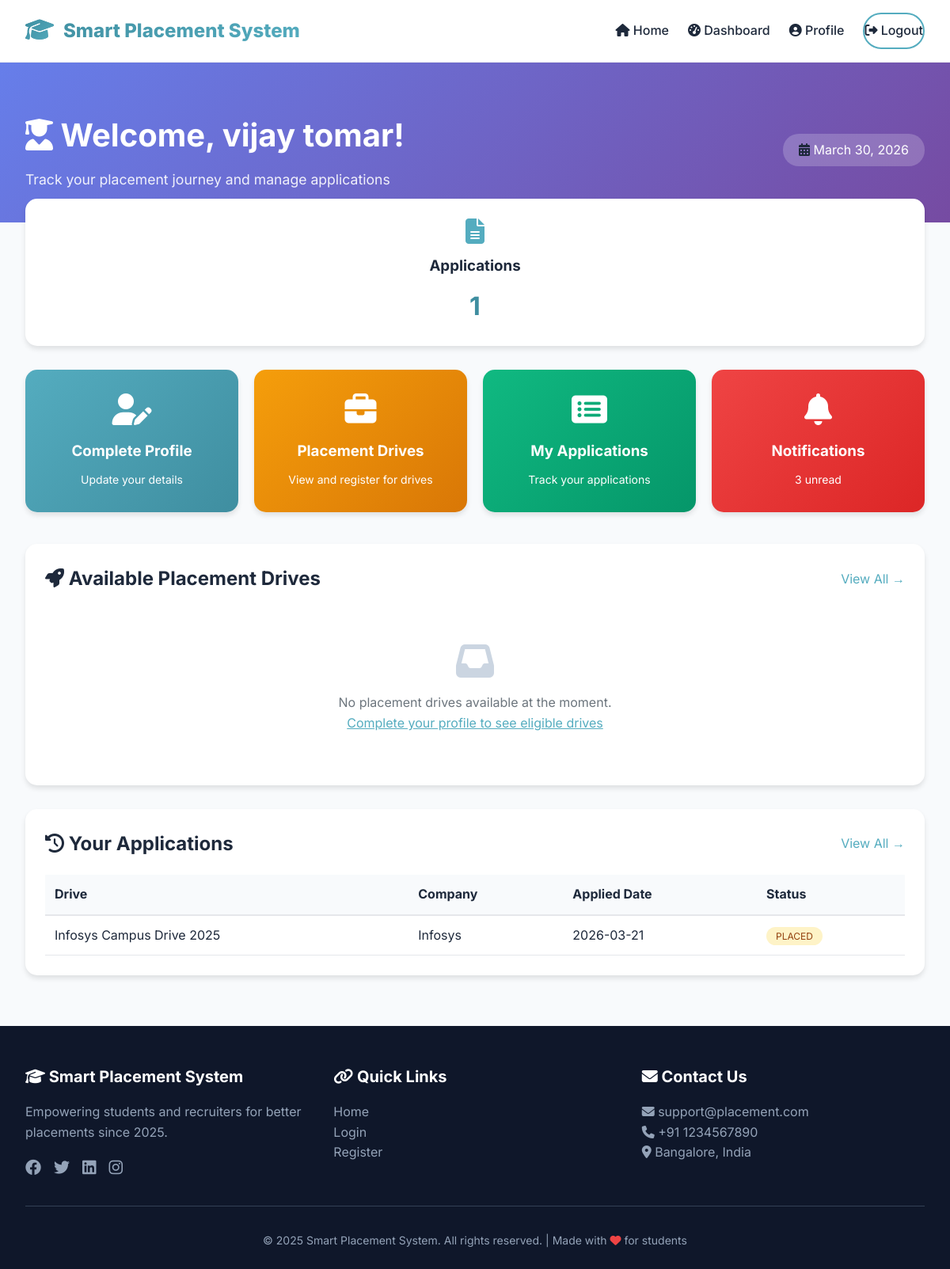
The app's page /student/dashboard (signed in) with its own data.
### models.py (models this page shows, shortened)
class StudentProfile(db.Model):
    __tablename__ = 'student_profiles'
    id = db.Column(db.Integer, primary_key=True)
    user_id = db.Column(db.Integer, db.ForeignKey('users.id'), nullable=False)
    full_name = db.Column(db.String(100), nullable=False)
    roll_number = db.Column(db.String(50), unique=True)
    course = db.Column(db.String(50))
    branch = db.Column(db.String(50))
    cgpa = db.Column(db.Float)
    graduation_year = db.Column(db.Integer)
    phone = db.Column(db.String(15))
    skills = db.Column(db.Text)
    resume_path = db.Column(db.String(200))
    github = db.Column(db.String(200))
    linkedin = db.Column(db.String(200))
    is_profile_complete = db.Column(db.Boolean, default=False)
    created_at = db.Column(db.DateTime, default=datetime.utcnow)
    applications = db.relationship('Application', backref='student', lazy=True, cascade='all, delete-orphan')

class Application(db.Model):
    __tablename__ = 'applications'
    id = db.Column(db.Integer, primary_key=True)
    student_id = db.Column(db.Integer, db.ForeignKey('student_profiles.id'), nullable=False)
    drive_id = db.Column(db.Integer, db.ForeignKey('placement_drives.id'), nullable=False)
    status = db.Column(db.String(20), default='eligible')
    applied_at = db.Column(db.DateTime, default=datetime.utcnow)
    interview_date = db.Column(db.DateTime)
    __table_args__ = (db.UniqueConstraint('student_id', 'drive_id', name='unique_application'),)

class PlacementDrive(db.Model):
    __tablename__ = 'placement_drives'
    id = db.Column(db.Integer, primary_key=True)
    company_id = db.Column(db.Integer, db.ForeignKey('companies.id'), nullable=False)
    title = db.Column(db.String(100), nullable=False)
    description = db.Column(db.Text)
    location = db.Column(db.String(100))
    package = db.Column(db.String(50))
    positions = db.Column(db.Integer)
    application_deadline = db.Column(db.DateTime, nullable=False)
    drive_date = db.Column(db.DateTime)
    is_active = db.Column(db.Boolean, default=True)
    created_at = db.Column(db.DateTime, default=datetime.utcnow)
    applications = db.relationship('Application', backref='drive', lazy=True, cascade='all, delete-orphan')

class Company(db.Model):
    __tablename__ = 'companies'
    id = db.Column(db.Integer, primary_key=True)
    name = db.Column(db.String(100), nullable=False)
    description = db.Column(db.Text)
    industry = db.Column(db.String(50))
    location = db.Column(db.String(100))
    min_cgpa = db.Column(db.Float, default=0)
    eligible_branches = db.Column(db.Text)
    is_active = db.Column(db.Boolean, default=True)
    created_at = db.Column(db.DateTime, default=datetime.utcnow)
    drives = db.relationship('PlacementDrive', backref='company', lazy=True, cascade='all, delete-orphan')

### app.py (the view, shortened to what this page needs)
@app.route('/student/dashboard')
@login_required
def student_dashboard():
    if current_user.role != 'student':
        return redirect(url_for('admin_dashboard'))
    profile = current_user.student_profile
    applications = Application.query.filter_by(student_id=profile.id).all()
    eligible_drives = []
    if profile.cgpa and profile.branch:
        drives = PlacementDrive.query.filter(
            PlacementDrive.is_active == True,
            PlacementDrive.application_deadline > datetime.utcnow()
        ).all()
    stats = {
        'total_applications': len(applications)
    }
    unread_notifications = Notification.query.filter_by(user_id=current_user.id, is_read=False).count()
    return render_template('dashboard/student_dashboard.html',
                         profile=profile,
                         applications=applications,
                         eligible_drives=eligible_drives,
                         stats=stats,
                         unread_notifications=unread_notifications)

### app.py (called while the page is built)
@app.context_processor
def inject_now():
    return {'now': datetime.utcnow()}

@login_manager.user_loader
def load_user(user_id):
    return User.query.get(int(user_id))

### templates/dashboard/student_dashboard.html (shortened to what this page needs)
{% extends "base.html" %}
{% block content %}
<div style="background: linear-gradient(135deg, #667eea 0%, #764ba2 100%); padding: 60px 0 40px;">
    <div class="container">
        <div style="display: flex; justify-content: space-between; align-items: center; flex-wrap: wrap; gap: 20px;">
            <div>
                <h1 style="color: white; font-size: 2.5rem; margin-bottom: 10px;">
                    <i class="fas fa-user-graduate"></i> Welcome, {{ profile.full_name }}!
                </h1>
                <p style="color: rgba(255,255,255,0.9); font-size: 1.1rem;">Track your placement journey and manage applications</p>
            </div>
            <div>
                <div style="background: rgba(255,255,255,0.2); padding: 8px 20px; border-radius: 20px; text-align: center;">
                    <i class="fas fa-calendar-alt"></i>
                    <span style="color: white;">{{ now.strftime('%B %d, %Y') }}</span>
                </div>
            </div>
        </div>
    </div>
</div>
<div class="container" style="margin-top: -30px;">
    <div style="display: grid; grid-template-columns: repeat(auto-fit, minmax(250px, 1fr)); gap: 20px; margin-bottom: 30px;">
        <div style="background: white; padding: 25px; border-radius: 15px; box-shadow: 0 4px 6px rgba(0,0,0,0.1); text-align: center;">
            <i class="fas fa-file-alt" style="font-size: 2rem; color: #54acbf;"></i>
            <h3 style="margin: 10px 0;">Applications</h3>
            <p style="font-size: 2rem; font-weight: bold; color: #3f8ea0;">{{ stats.total_applications }}</p>
        </div>
    </div>
    <div style="display: grid; grid-template-columns: repeat(auto-fit, minmax(250px, 1fr)); gap: 20px; margin-bottom: 40px;">
        <a href="/student/profile" style="text-decoration: none;">
            <div style="background: linear-gradient(135deg, #54acbf, #3f8ea0); padding: 30px 20px; border-radius: 15px; text-align: center; color: white; transition: transform 0.3s; box-shadow: 0 4px 6px rgba(0,0,0,0.1);">
                <i class="fas fa-user-edit" style="font-size: 2.5rem;"></i>
                <h3 style="margin: 15px 0 10px 0;">Complete Profile</h3>
                <p style="margin: 0; font-size: 0.875rem;">Update your details</p>
            </div>
        </a>
        <a href="/student/drives" style="text-decoration: none;">
            <div style="background: linear-gradient(135deg, #f59e0b, #d97706); padding: 30px 20px; border-radius: 15px; text-align: center; color: white; transition: transform 0.3s; box-shadow: 0 4px 6px rgba(0,0,0,0.1);">
                <i class="fas fa-briefcase" style="font-size: 2.5rem;"></i>
                <h3 style="margin: 15px 0 10px 0;">Placement Drives</h3>
                <p style="margin: 0; font-size: 0.875rem;">View and register for drives</p>
            </div>
        </a>
        <a href="/student/applications" style="text-decoration: none;">
            <div style="background: linear-gradient(135deg, #10b981, #059669); padding: 30px 20px; border-radius: 15px; text-align: center; color: white; transition: transform 0.3s; box-shadow: 0 4px 6px rgba(0,0,0,0.1);">
                <i class="fas fa-list-alt" style="font-size: 2.5rem;"></i>
                <h3 style="margin: 15px 0 10px 0;">My Applications</h3>
                <p style="margin: 0; font-size: 0.875rem;">Track your applications</p>
            </div>
        </a>
        <a href="/student/notifications" style="text-decoration: none;">
            <div style="background: linear-gradient(135deg, #ef4444, #dc2626); padding: 30px 20px; border-radius: 15px; text-align: center; color: white; transition: transform 0.3s; box-shadow: 0 4px 6px rgba(0,0,0,0.1);">
                <i class="fas fa-bell" style="font-size: 2.5rem;"></i>
                <h3 style="margin: 15px 0 10px 0;">Notifications</h3>
                <p style="margin: 0; font-size: 0.875rem;">{{ unread_notifications }} unread</p>
            </div>
        </a>
    </div>
    <div style="background: white; border-radius: 15px; padding: 25px; margin-bottom: 30px; box-shadow: 0 4px 6px rgba(0,0,0,0.1);">
        <div style="display: flex; justify-content: space-between; align-items: center; margin-bottom: 20px;">
            <h2 style="margin: 0;"><i class="fas fa-rocket"></i> Available Placement Drives</h2>
            <a href="/student/drives" style="color: #54acbf; text-decoration: none;">View All →</a>
        </div>
        {% if eligible_drives %}
            <div style="display: grid; gap: 20px;">
                {% for drive in eligible_drives[:3] %}
                <div style="border: 1px solid #e5e7eb; border-radius: 10px; padding: 20px; transition: all 0.3s;">
                    <div style="display: flex; justify-content: space-between; align-items: start; flex-wrap: wrap; gap: 15px;">
                        <div>
                            <h3 style="margin: 0 0 5px 0; color: #3f8ea0;">{{ drive.title }}</h3>
                            <p style="margin: 0 0 5px 0;"><strong>Company:</strong> {{ drive.company.name }}</p>
                            <p style="margin: 0 0 5px 0;"><strong>Package:</strong> {{ drive.package or 'Negotiable' }} LPA</p>
                            <p style="margin: 0;"><strong>Deadline:</strong> {{ drive.application_deadline.strftime('%Y-%m-%d') }}</p>
                        </div>
                        <div>
                            <a href="/apply/{{ drive.id }}" style="background: #54acbf; color: white; padding: 8px 20px; border-radius: 20px; text-decoration: none; display: inline-block;">
                                Register Now →
                            </a>
                        </div>
                    </div>
                </div>
                {% endfor %}
            </div>
        {% else %}
            <div style="text-align: center; padding: 40px;">
                <i class="fas fa-inbox" style="font-size: 3rem; color: #cbd5e1;"></i>
                <p style="margin-top: 15px; color: #6c757d;">No placement drives available at the moment.</p>
                <a href="/student/profile" style="color: #54acbf;">Complete your profile to see eligible drives</a>
            </div>
        {% endif %}
    </div>
    <div style="background: white; border-radius: 15px; padding: 25px; box-shadow: 0 4px 6px rgba(0,0,0,0.1);">
        <div style="display: flex; justify-content: space-between; align-items: center; margin-bottom: 20px;">
            <h2 style="margin: 0;"><i class="fas fa-history"></i> Your Applications</h2>
            <a href="/student/applications" style="color: #54acbf; text-decoration: none;">View All →</a>
        </div>
        {% if applications %}
            <div style="overflow-x: auto;">
                <table style="width: 100%; border-collapse: collapse;">
                    <thead>
                        <tr style="background: #f8fafc; border-bottom: 2px solid #e5e7eb;">
                            <th style="padding: 12px; text-align: left;">Drive</th>
                            <th style="padding: 12px; text-align: left;">Company</th>
                            <th style="padding: 12px; text-align: left;">Applied Date</th>
                            <th style="padding: 12px; text-align: left;">Status</th>
                         </tr>
                    </thead>
                    <tbody>
                        {% for app in applications[:5] %}
                        <tr style="border-bottom: 1px solid #e5e7eb;">
                            <td style="padding: 12px;">{{ app.drive.title }}</td>
                            <td style="padding: 12px;">{{ app.drive.company.name }}</td>
                            <td style="padding: 12px;">{{ app.applied_at.strftime('%Y-%m-%d') }}</td>
                            <td style="padding: 12px;">
                                <span style="background:
                                    {% if app.status == 'eligible' %}#dbeafe; color: #1e40af;
                                    {% elif app.status == 'interview_scheduled' %}#d1fae5; color: #065f46;
                                    {% else %}#fef3c7; color: #92400e;{% endif %}
                                    padding: 4px 12px; border-radius: 20px; font-size: 0.75rem;">
                                    {% if app.status == 'eligible' %}Eligible - Interview Scheduled
                                    {% elif app.status == 'interview_scheduled' %}Interview Scheduled
                                    {% else %}{{ app.status|upper }}{% endif %}
                                </span>
                            </td>
                        </tr>
                        {% endfor %}
                    </tbody>
                </table>
            </div>
        {% else %}
            <div style="text-align: center; padding: 40px;">
                <i class="fas fa-file-alt" style="font-size: 3rem; color: #cbd5e1;"></i>
                <p style="margin-top: 15px; color: #6c757d;">No applications yet.</p>
                <a href="/student/drives" style="color: #54acbf;">Browse drives to apply</a>
            </div>
        {% endif %}
    </div>
</div>
{% endblock %}

### templates/base.html (style rules this page uses)
* { margin: 0; padding: 0; box-sizing: border-box; }
:root { --primary: #54acbf; --primary-dark: #3f8ea0; --primary-light: #c2e3ec; --secondary: #667eea; --secondary-dark: #5a67d8; --dark: #1e293b; --gray: #64748b; --light: #f8fafc; --white: #ffffff; --shadow-sm: 0 4px 6px -1px rgba(0, 0, 0, 0.1); --shadow-md: 0 10px 15px -3px rgba(0, 0, 0, 0.1); --shadow-lg: 0 20px 25px -5px rgba(0, 0, 0, 0.1); }
body { font-family: 'Inter', sans-serif; background: var(--light); color: var(--dark); line-height: 1.6; }
.container { max-width: 1280px; margin: 0 auto; padding: 0 2rem; }

### records on screen
StudentProfile: full_name "vijay tomar"
Application: drive "Infosys Campus Drive 2025", drive.company.name "Infosys", applied_at "2026-03-21", status "PLACED"

### other values on screen
{{ stats.total_applications }} "1"
{{ unread_notifications }} "3"
